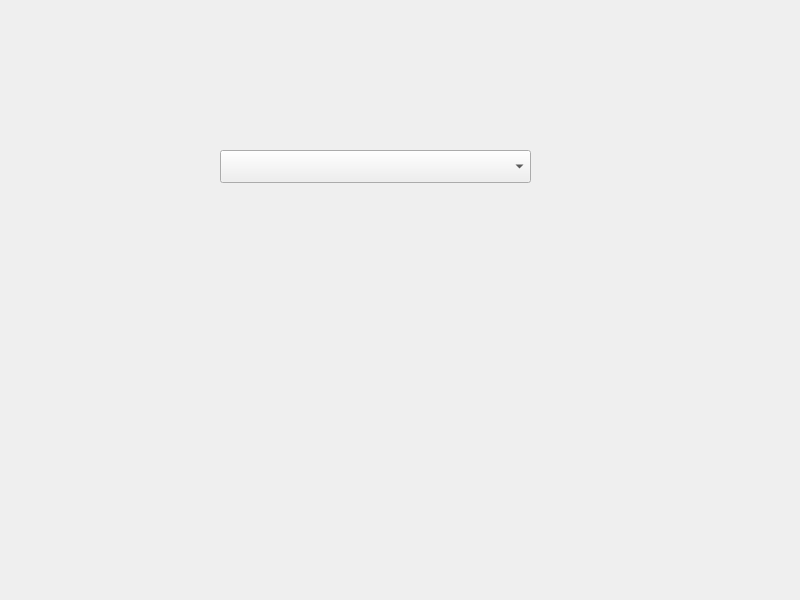
<?xml version="1.0" encoding="UTF-8"?>
<ui version="4.0">
 <class>Widget</class>
 <widget class="QWidget" name="Widget">
  <property name="geometry">
   <rect>
    <x>0</x>
    <y>0</y>
    <width>800</width>
    <height>600</height>
   </rect>
  </property>
  <property name="windowTitle">
   <string>Widget</string>
  </property>
  <widget class="QComboBox" name="rotationBox">
   <property name="geometry">
    <rect>
     <x>220</x>
     <y>150</y>
     <width>311</width>
     <height>33</height>
    </rect>
   </property>
  </widget>
 </widget>
 <resources/>
 <connections/>
</ui>
